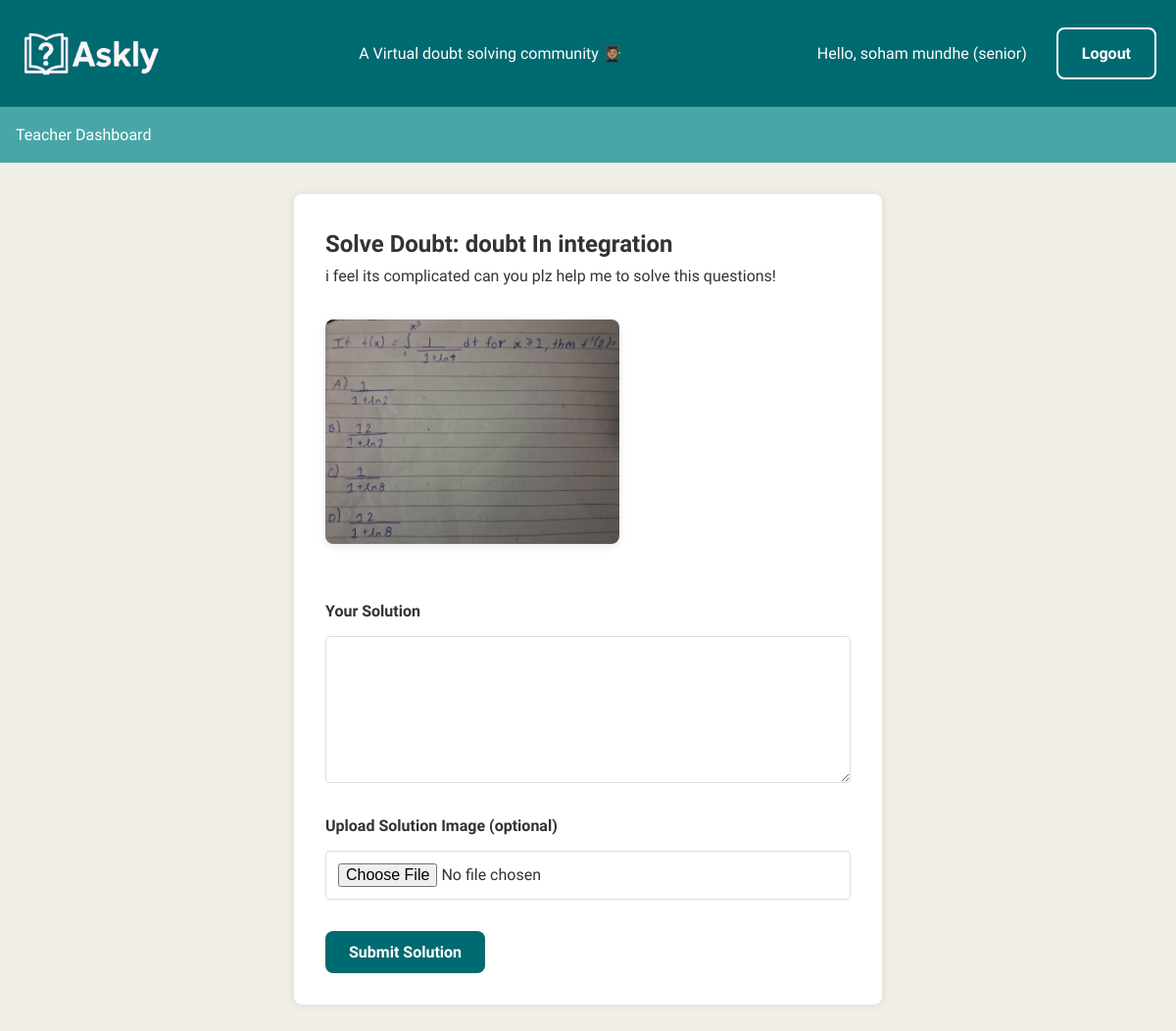
Screenshot of /solve/5 (signed in) with the database file from the repository.
### app.py (models this page shows, shortened)
class User(db.Model):
    id = db.Column(db.Integer, primary_key=True)
    name = db.Column(db.String(100), nullable=False)
    email = db.Column(db.String(100), unique=True, nullable=False)
    password = db.Column(db.String(100), nullable=False)
    role = db.Column(db.String(20), default='student')  # 'student', 'teacher' or 'senior'
    points = db.Column(db.Integer, default=0)
    doubts_posted = db.Column(db.Integer, default=0)
    doubts = db.relationship('Doubt', backref='author', lazy=True)
    solutions = db.relationship('Solution', backref='solver', lazy=True)
    votes = db.relationship('Vote', backref='voter', lazy=True)
    comments = db.relationship('Comment', backref='commenter', lazy=True)

class Doubt(db.Model):
    id = db.Column(db.Integer, primary_key=True)
    title = db.Column(db.String(200), nullable=False)
    description = db.Column(db.Text, nullable=False)
    subject = db.Column(db.String(50), nullable=False)  # Added subject field
    image_path = db.Column(db.String(300))
    created_at = db.Column(db.DateTime, default=datetime.utcnow)
    user_id = db.Column(db.Integer, db.ForeignKey('user.id'), nullable=False)
    solved = db.Column(db.Boolean, default=False)
    solutions = db.relationship('Solution', backref='doubt', lazy=True)
    comments = db.relationship('Comment', backref='doubt', lazy=True)

### app.py (the view, shortened to what this page needs)
@app.route('/solve/<int:doubt_id>', methods=['GET', 'POST'])
@role_required(['teacher', 'senior'])
def solve_doubt(doubt_id):
    doubt = Doubt.query.get_or_404(doubt_id)
    teacher = User.query.get(session['user_id'])
    return render_template('solve_doubt.html', doubt=doubt)

### app.py (called while the page is built)
def role_required(roles):
    def decorator(f):
        @wraps(f)
        def decorated_function(*args, **kwargs):
            if 'email' not in session:
                flash('Please login to view this page', 'error')
                return redirect(url_for('login'))
            user = User.query.filter_by(email=session['email']).first()
            if user.role not in roles:
                flash('You do not have permission to view this page', 'error')
                return redirect(url_for('dashboard'))
            return f(*args, **kwargs)
        return decorated_function
    return decorator

### templates/solve_doubt.html (shortened to what this page needs)
{% extends "base.html" %}
{% block content %}
<div class="form-container">
    <h2>Solve Doubt: {{ doubt.title }}</h2>
    <div class="doubt-content">
        <p>{{ doubt.description }}</p>
        {% if doubt.image_path %}
        <img src="{{ url_for('static', filename='uploads/' + doubt.image_path) }}" alt="Doubt image" width="300px" height="200px">
        {% endif %}
    </div>
    <form method="POST" enctype="multipart/form-data">
        <div class="form-group">
            <label for="solution">Your Solution</label>
            <textarea id="solution" name="solution" rows="5" required></textarea>
        </div>
        <div class="form-group">
            <label for="solution_image">Upload Solution Image (optional)</label>
            <input type="file" id="solution_image" name="solution_image" accept="image/*">
        </div>
        <button type="submit" class="btn">Submit Solution</button>
    </form>
</div>
{% endblock %}

### templates/base.html (shortened to what this page needs)
<!DOCTYPE html>
<html lang="en">
<head>
    <link rel="stylesheet" href="https://cdnjs.cloudflare.com/ajax/libs/font-awesome/6.7.2/css/all.min.css" />
    <link rel="stylesheet" href="{{ url_for('static', filename='style.css') }}">
</head>
<body>
    <header>
        <div class="header-container">
            <img src="{{url_for('static', filename= 'Askly logo main 1.png')}}" alt="Askly Logo" class="logo" style="height: 50px; ">
            <p>A Virtual doubt solving community 🧑🏽‍🎓</p>
            <div class="user-info">
                {% if 'email' in session %}
                    <span>Hello, {{ session.name }} ({{ session.role }})</span>
                    <br><br><br>
                    <a href="{{ url_for('logout') }}" class="logout-btn">Logout</a>
                {% endif %}
            </div>
        </div>
    </header>
    <nav>
        {% if 'email' in session %}
            {% if session.role == 'teacher' or session.role == 'senior' %}
                <a href="{{ url_for('teacher_dashboard') }}">Teacher Dashboard</a>
            {% else %}
                <a href="{{ url_for('dashboard') }}">Dashboard</a>
                <a href="{{ url_for('ask_doubt') }}">Ask Doubt</a>
                <a href="{{ url_for('dobby') }}">Ask Dobby</a>
                <a href="{{ url_for('student_community') }}">Your Friends</a>
            {% endif %}
        {% endif %}
    </nav>
    <main>
        {% block content %}{% endblock %}
    </main>
</body>

### static/style.css (style rules this page uses)
* { margin: 0; padding: 0; box-sizing: border-box; font-family: "National Park", sans-serif; }
body { background-color: #F2EFE7; color: #333; line-height: 1.6; }
header { background-color: #006A71; color: white; padding: 1rem 0; }
.header-container { max-width: 1200px; margin: 0 auto; display: flex; justify-content: space-between; align-items: center; padding: 0 20px; }
.user-info { display: flex; align-items: center; gap: 15px; }
nav { background-color: #48A6A7; padding: 0.5rem 0; }
nav a { color: white; text-decoration: none; padding: 0.5rem 1rem; display: inline-block; transition: background-color 0.3s; }
main { max-width: 1200px; margin: 2rem auto; padding: 0 20px; }
.form-container { background: white; padding: 2rem; border-radius: 8px; box-shadow: 0 0 10px rgba(0,0,0,0.1); max-width: 600px; margin: 0 auto; }
.form-group { margin-bottom: 1.5rem; }
.form-group label { display: block; margin-bottom: 0.5rem; font-weight: 600; }
.form-group input, .form-group textarea, .form-group select { width: 100%; padding: 0.75rem; border: 1px solid #ddd; border-radius: 4px; font-size: 1rem; }
.form-group textarea { min-height: 150px; resize: vertical; }
.btn { display: inline-block; background-color: #006A71; color: white; padding: 0.75rem 1.5rem; border: none; border-radius: 4px; cursor: pointer; text-decoration: none; font-size: 1rem; transition: background-color 0.3s; }
.btn { display: inline-block; background-color: #006A71; color: white; padding: 0.75rem 1.5rem; border: none; border-radius: 8px; cursor: pointer; text-decoration: none; font-weight: 600; transition: all 0.3s; margin-top: 0.5rem; }
.logout-btn { display: inline-block; background-color: #006A71; color: white; padding: 0.75rem 1.5rem; border: 2px white solid; border-radius: 8px; cursor: pointer; text-decoration: none; font-weight: 600; transition: all 0.3s; }
.form-group { flex: 1; min-width: 200px; }
.doubt-content { margin-bottom: 2rem; }
.doubt-content p { line-height: 1.6; margin-bottom: 1rem; }
.doubt-content img { max-width: 100%; height: auto; margin: 1rem 0; border-radius: 8px; box-shadow: 0 2px 8px rgba(0,0,0,0.1); }
.btn { display: inline-block; background-color: #006A71; color: white; padding: 0.75rem 1.5rem; border: none; border-radius: 8px; cursor: pointer; text-decoration: none; font-weight: 600; transition: all 0.3s; }
.form-group label { display: block; margin-bottom: 0.75rem; color: #333; font-weight: 600; }

### rows the page displays
User: name "soham mundhe", role "senior"
Doubt: title "doubt In integration", description "i feel its complicated can you plz help me to solve this questions!", image_path (picture)
